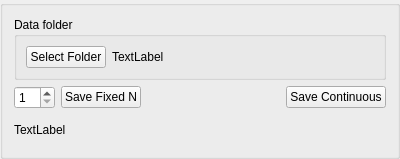
<?xml version="1.0" encoding="UTF-8"?>
<ui version="4.0">
 <class>SaveVolumeGroupBox</class>
 <widget class="QGroupBox" name="SaveVolumeGroupBox">
  <property name="geometry">
   <rect>
    <x>0</x>
    <y>0</y>
    <width>400</width>
    <height>159</height>
   </rect>
  </property>
  <property name="windowTitle">
   <string>Saving Volumes</string>
  </property>
  <layout class="QVBoxLayout" name="verticalLayout">
   <item>
    <widget class="QGroupBox" name="groupBox">
     <property name="title">
      <string>Data folder</string>
     </property>
     <layout class="QHBoxLayout" name="horizontalLayout" stretch="1,4">
      <item>
       <widget class="QPushButton" name="pbSelectFolder">
        <property name="text">
         <string>Select Folder</string>
        </property>
       </widget>
      </item>
      <item>
       <widget class="QLabel" name="labelFolder">
        <property name="text">
         <string>TextLabel</string>
        </property>
       </widget>
      </item>
     </layout>
    </widget>
   </item>
   <item>
    <layout class="QHBoxLayout" name="horizontalLayout_3">
     <item>
      <layout class="QHBoxLayout" name="horizontalLayout_2">
       <item>
        <widget class="QSpinBox" name="sbN">
         <property name="minimum">
          <number>1</number>
         </property>
         <property name="maximum">
          <number>16</number>
         </property>
        </widget>
       </item>
       <item>
        <widget class="QPushButton" name="pbSaveFixedN">
         <property name="text">
          <string>Save Fixed N</string>
         </property>
        </widget>
       </item>
      </layout>
     </item>
     <item>
      <spacer name="horizontalSpacer">
       <property name="orientation">
        <enum>Qt::Horizontal</enum>
       </property>
       <property name="sizeHint" stdset="0">
        <size>
         <width>40</width>
         <height>20</height>
        </size>
       </property>
      </spacer>
     </item>
     <item>
      <widget class="QPushButton" name="pbSaveContinuous">
       <property name="text">
        <string>Save Continuous</string>
       </property>
      </widget>
     </item>
    </layout>
   </item>
   <item>
    <widget class="QLabel" name="labelStatus">
     <property name="text">
      <string>TextLabel</string>
     </property>
    </widget>
   </item>
  </layout>
 </widget>
 <resources/>
 <connections/>
</ui>
